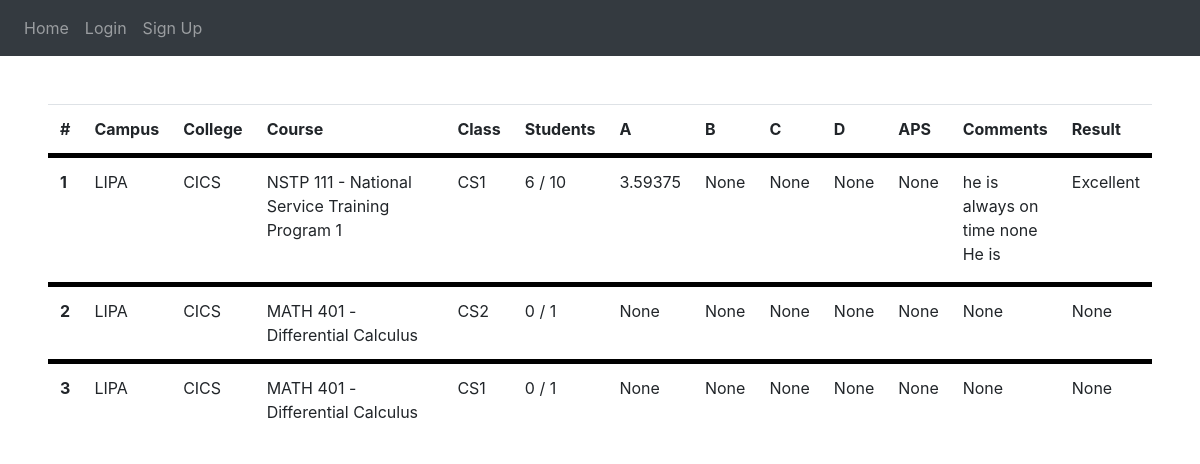
Page /showRec (signed in) on the committed database.
### website/models.py (models this page shows)
class Result(db.Model):
  id = db.Column(db.Integer, primary_key=True)
  facultyName = db.Column(db.String(255))
  campus = db.Column(db.String(255))
  college = db.Column(db.String(255))
  course = db.Column(db.String(255))
  facultyClass = db.Column(db.String(255))
  studentsAnswered = db.Column(db.String(255))
  catA = db.Column(db.Float)
  catB = db.Column(db.Float)
  catC = db.Column(db.Float)
  catD = db.Column(db.Float)
  APS = db.Column(db.Float)
  senAnalysis = db.Column(db.Integer)
  comments = db.Column(db.String(255))
  result = db.Column(db.String(255))

### website/views.py (the view)
@views.route('/showRec')
def showRec():
    records = Result.query.all()
    return render_template("showRec.html",records=records)

### website/templates/showRec.html
{% extends "base.html" %} {% block title %}Result{% endblock %}
{% block content%}
  <table class="table">
    <thead>
      <tr>
        <th>#</th>
        <th style="width: 1%;">Campus</th>
        <th style="width: 1%;">College</th>
        <th style="width: 100%;">Course</th>
        <th style="width: 1%;">Class</th>
        <th style="width: 100%;">Students</th>
        <th style="width: 1%;">A</th>
        <th style="width: 1%;">B</th>
        <th style="width: 1%;">C</th>
        <th style="width: 1%;">D</th>
        <th style="width: 1%;">APS</th>
        <th style="width: 100%;">Comments</th>
        <th>Result</th>
      </tr>
    </thead>
    <tbody>
      {% for rec in records %}
      <tr style="border-top: solid black 5px ;">
        <th scope="row">
          {{ rec.id }}
        </th>
        <td>
          {{ rec.campus }}
        </td>
        <td>
          {{ rec.college }}
        </td>
        <td>
          {{ rec.course }}
        </td>
        <td>
          {{ rec.facultyClass }}
        </td>
        <td>
          {{ rec.studentsAnswered }}
        </td>
        <td>
          {{ rec.catA }}
        </td>
        <td>
          {{ rec.catB }}
        </td>
        <td>
          {{ rec.catC }}
        </td>
        <td>
          {{ rec.catD }}
        </td>
        <td>
          {{ rec.APS }}
        </td>
        <td>
          <div style="max-height: 100px; overflow-x: hidden; overflow-y: auto;">
            {{ rec.comments }}
          </div>
        </td>
        <td>
          {{ rec.result }}
        </td>
      </tr>
    {% endfor %}
    </tbody>
  </table>
{% endblock %}

### rows in the picture
Result: id "1", campus "LIPA", college "CICS", course "NSTP 111 - National Service Training Program 1", facultyClass "CS1", studentsAnswered "6 / 10", catA "3.59375", catB "None", catC "None", catD "None", APS "None", comments "he is always on time none He is…", result "Excellent"
Result: id "2", campus "LIPA", college "CICS", course "MATH 401 - Differential Calculus", facultyClass "CS2", studentsAnswered "0 / 1", catA "None", catB "None", catC "None", catD "None", APS "None", comments "None", result "None"
Result: id "3", campus "LIPA", college "CICS", course "MATH 401 - Differential Calculus", facultyClass "CS1", studentsAnswered "0 / 1", catA "None", catB "None", catC "None", catD "None", APS "None", comments "None", result "None"
